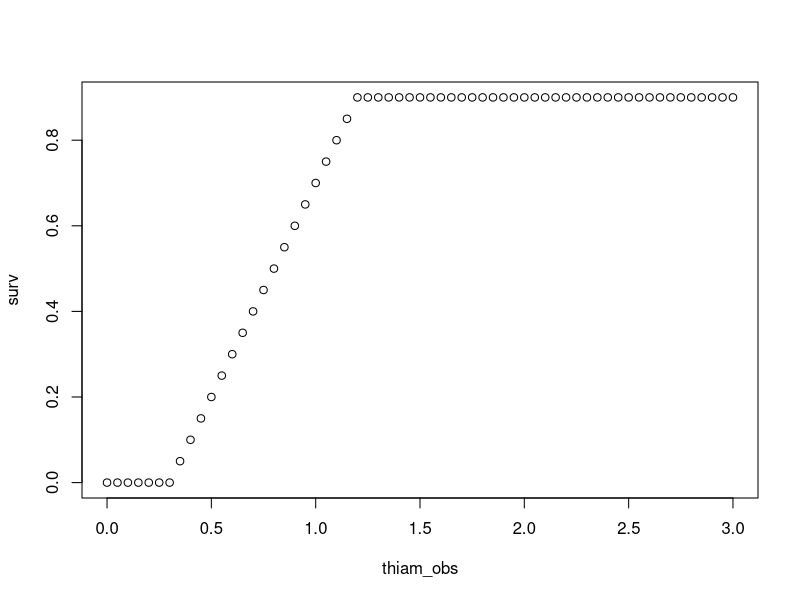
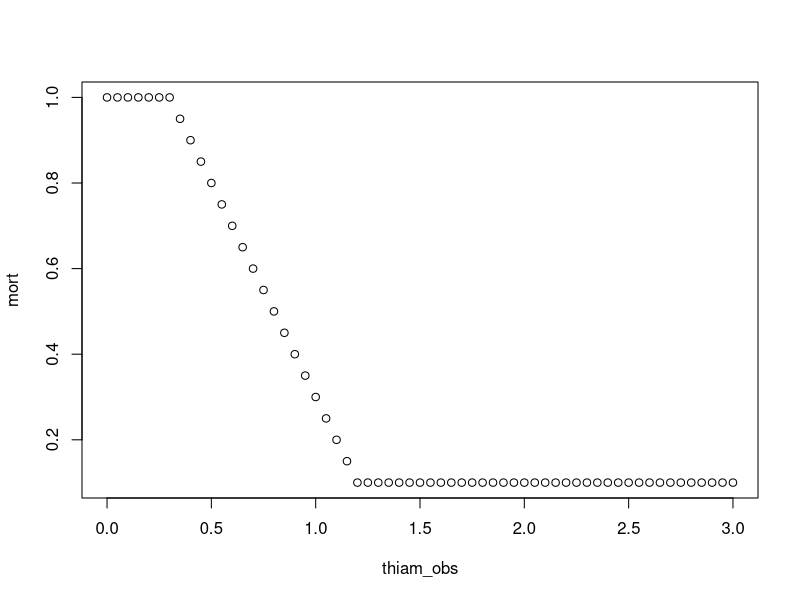

Recreate these plots in R, in order.
par(mfrow=c(1,1))
ysfm<-0.9 # Survival
t1<-0.3
t2<-1.2

thiam_obs<-seq(0,3, by=0.05)

b<-(ysfm)/(t2-t1)
a<--t1*b
# t1/a=b
# <=> a= t1* 1/((t2-t1)*(1-ysfm))

surv<-c()
for(i in 1:length(thiam_obs)){
surv[i]<-
  ifelse(thiam_obs[i]<t1,0,
         ifelse(thiam_obs[i]>=t1 &thiam_obs[i]<t2, a +b * thiam_obs[i], ysfm))
}


plot(thiam_obs, surv)



# mu[i]<-(1-step(thiam_obs[i]-t1))*0  + 
#   step(thiam_obs[i]-t1)* (1-step(thiam_obs[i]-t2)) * (a+b*thiam_obs[i]) + 
#   step(thiam_obs[i]-t2)* ysfm 


# Sama toisin päin, eli y-akselilla kuolleisuus:

ysfm<-0.1 # mortality
t1<-0.3
t2<-1.2

thiam_obs<-seq(0,3, by=0.05)

b<--(1-ysfm)/(t2-t1)
a<-ysfm-b*t2
# t1/a=b
# <=> a= t1* 1/((t2-t1)*(1-ysfm))

mort<-c()
for(i in 1:length(thiam_obs)){
  mort[i]<-
    ifelse(thiam_obs[i]<t1,1,
           ifelse(thiam_obs[i]>=t1 &thiam_obs[i]<t2, a +b * thiam_obs[i], ysfm))
}


plot(thiam_obs, mort)
